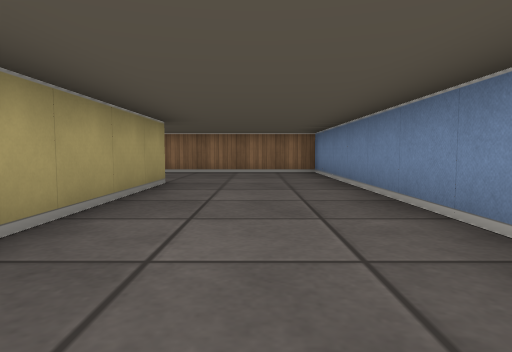
[1] (above)

24 first-person views from a walk through a cub3D maze. The camera is about half as high as the walls, tilts 4° down and sees 75° across. The floor is counted in squares. Each view is taken from the middle of a square. On the plan, view 1 faces up. The plan holds only what a view shows up to about 9 squares ahead; the rest is blank.

[2]
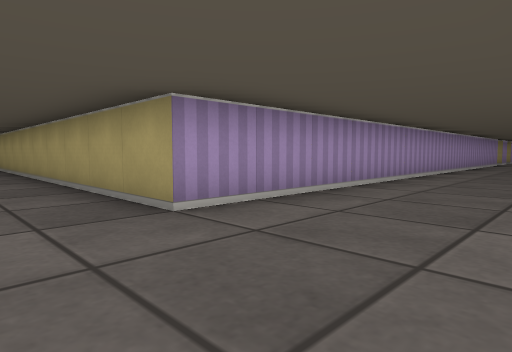

[3]
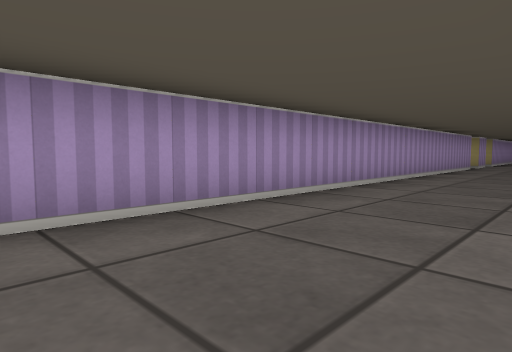

[4]
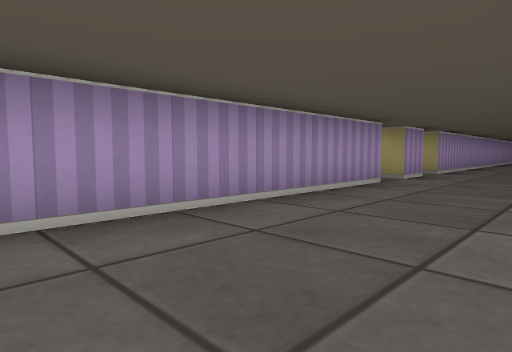

[5]
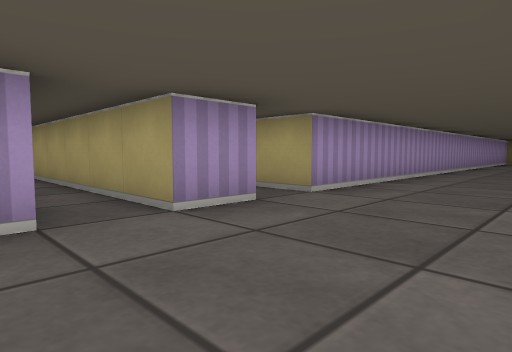

[6]
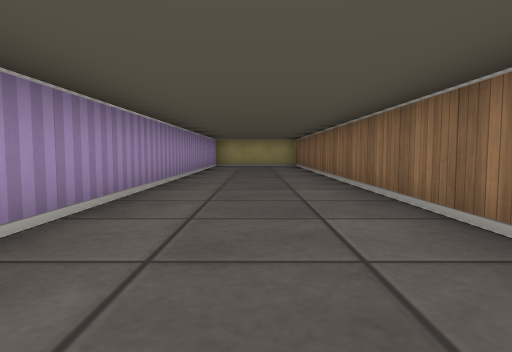

[7]
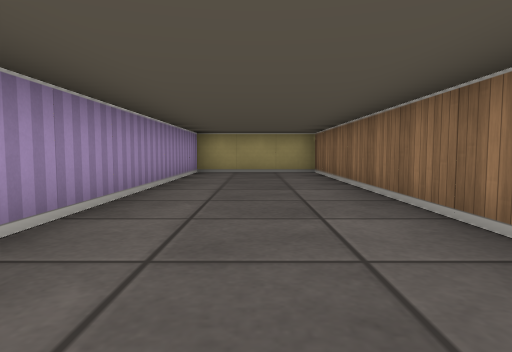

[8]
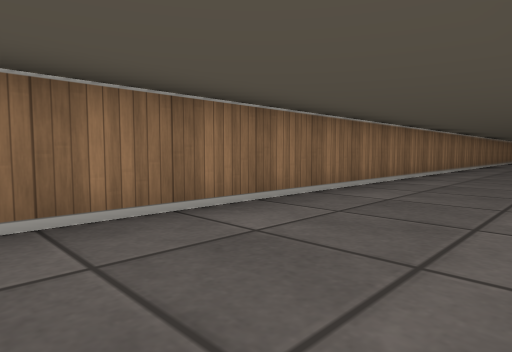

[9]
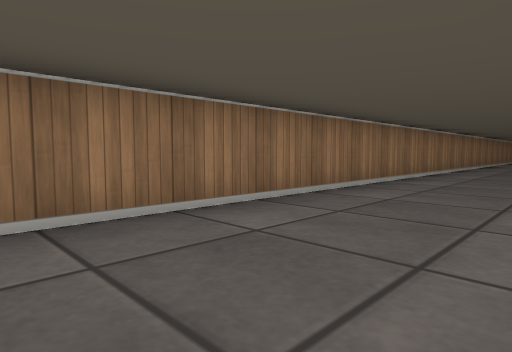

[10]
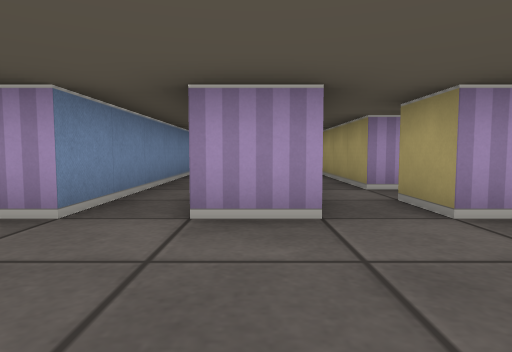

[11]
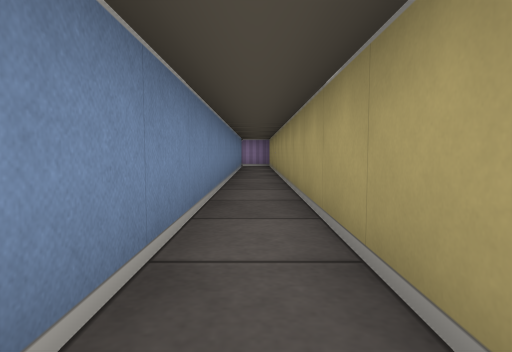

[12]
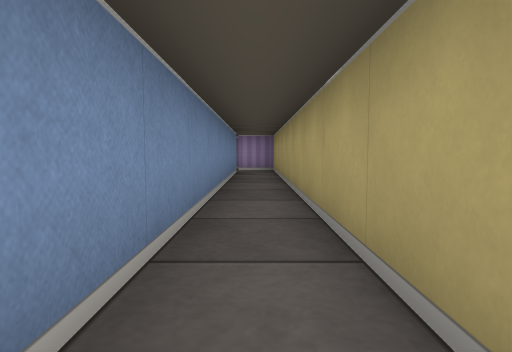

[13]
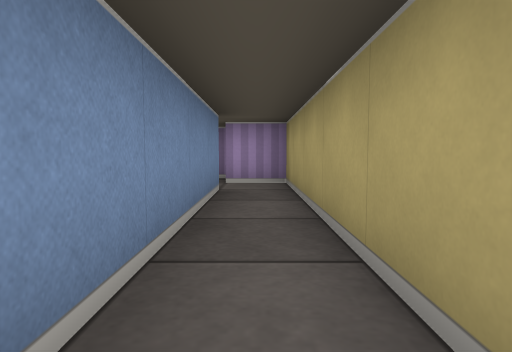

[14]
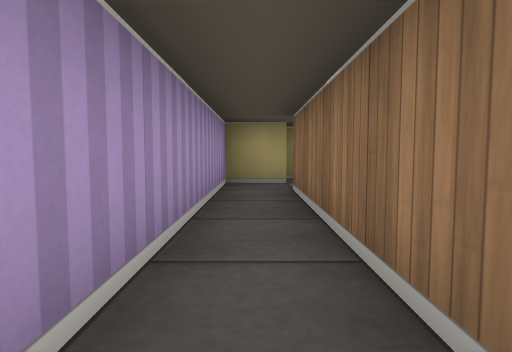

[15]
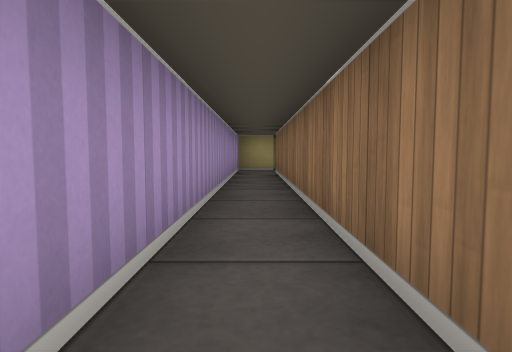

[16]
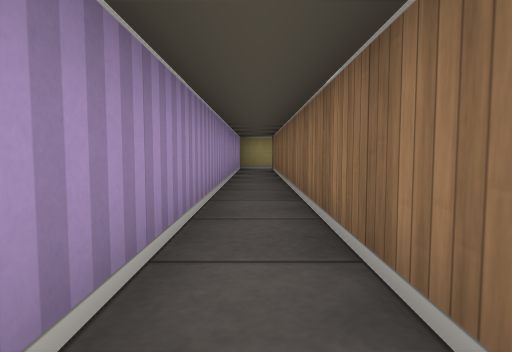

[17]
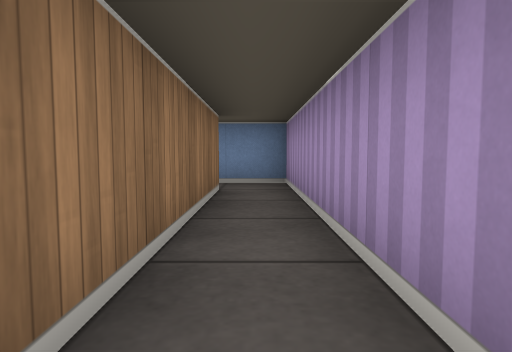

[18]
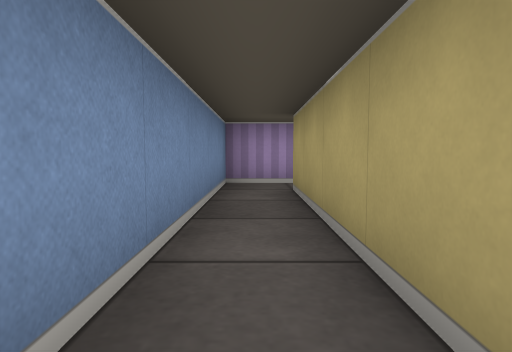

[19]
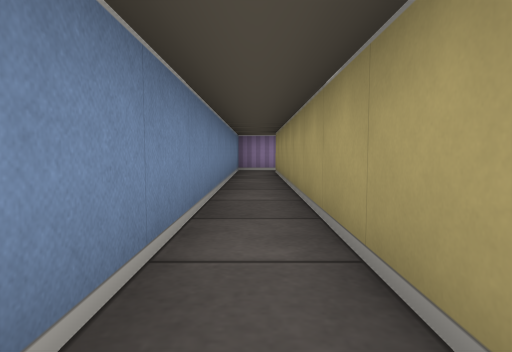

[20]
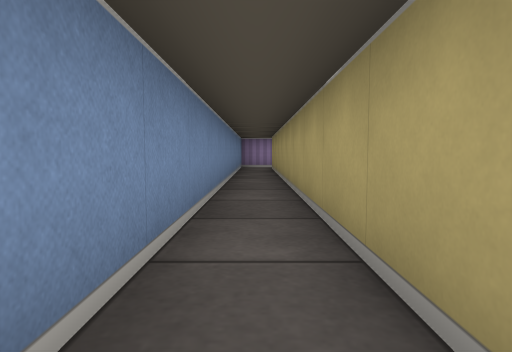

[21]
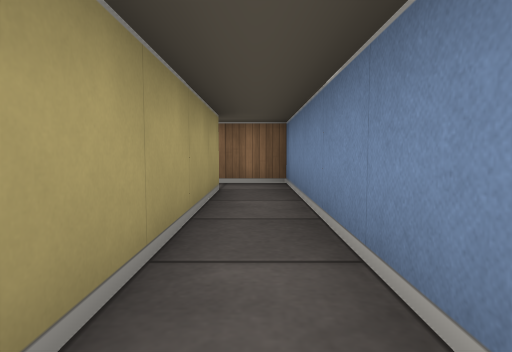

[22]
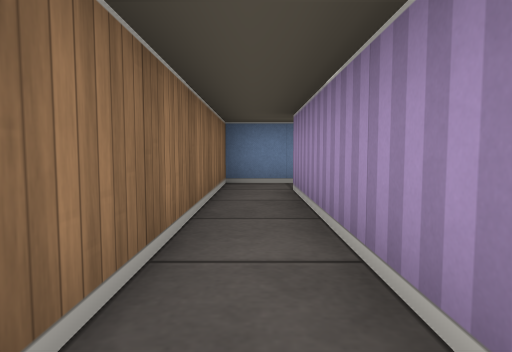

[23]
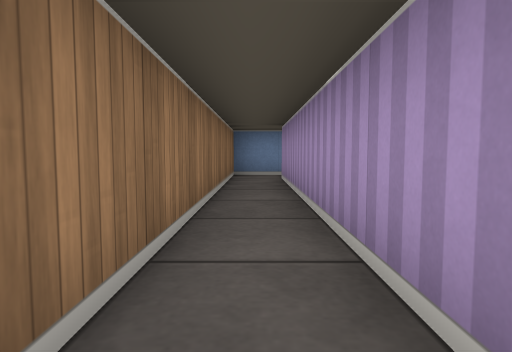

[24]
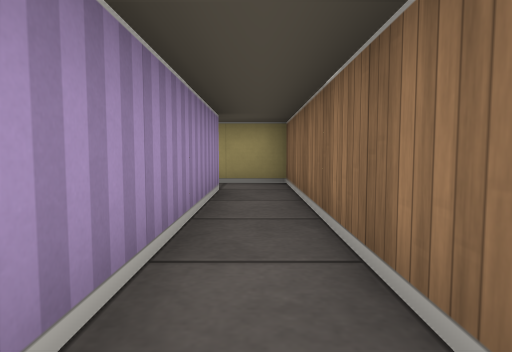

### Floor plan
Ten units are one square. View 1 is at (0, 0); x grows to the right and y downward. Boxes are objects, and circles mark ways between rooms. Rooms are numbered by the first view taken in them; rooms with no view inside come last. Other rooms are left out.
<svg viewBox="-330 -90 350 190">
<path fill="none" stroke="#000" d="M-78 -85 -325 -85 -325 -55 -185 -55M-155 -55 -15 -55 -15 32M-176 -55 -165 -55M15 -19 15 -85 -24 -85M-155 75 -155 -55M-165 -55 -165 85 -155 85 -155 95 -145 95M-55 -15 -55 85 -145 85M-145 95 -45 95 -45 -15M-115 -15 -55 -15M-45 -15 -45 -25 -115 -25M-115 -25 -125 -25 -125 -14"/>
<circle cx="-160" cy="-50" r="3" fill="#2a7"/>
<circle cx="-140" cy="90" r="3" fill="#2a7"/>
<circle cx="-50" cy="-10" r="3" fill="#2a7"/>
<circle cx="-120" cy="-20" r="3" fill="#2a7"/>
<text x="-80" y="-60">1</text>
<text x="-160" y="20">2</text>
<text x="-50" y="60">3</text>
<text x="-80" y="-20">4</text>
<text x="-120" y="20">5</text>
</svg>
Room 1 opens to room 2. Room 2 opens to room 3. Room 3 opens to room 4. Room 4 opens to room 5.

Where each view was taken, in squares from view 1:
view 1: 0 up, 0 right, facing up
view 2: 8 up, 0 right, facing down-left
view 3: 8 up, 4 left, facing down-left
view 4: 8 up, 10 left, facing down-left
view 5: 8 up, 15 left, facing down-left
view 6: 7 up, 20 left, facing left
view 7: 7 up, 24 left, facing left
view 8: 6 up, 24 left, facing up-right
view 9: 6 up, 18 left, facing up-right
view 10: 8 up, 17 left, facing down
view 11: 4 up, 16 left, facing down
view 12: 1 up, 16 left, facing down
view 13: 3 down, 16 left, facing down
view 14: 9 down, 10 left, facing left
view 15: 9 down, 6 left, facing left
view 16: 9 down, 5 left, facing left
view 17: 9 down, 10 left, facing right
view 18: 4 down, 5 left, facing down
view 19: 0 up, 5 left, facing down
view 20: 2 up, 5 left, facing down
view 21: 3 down, 5 left, facing up
view 22: 2 up, 10 left, facing right
view 23: 2 up, 12 left, facing right
view 24: 2 up, 7 left, facing left
